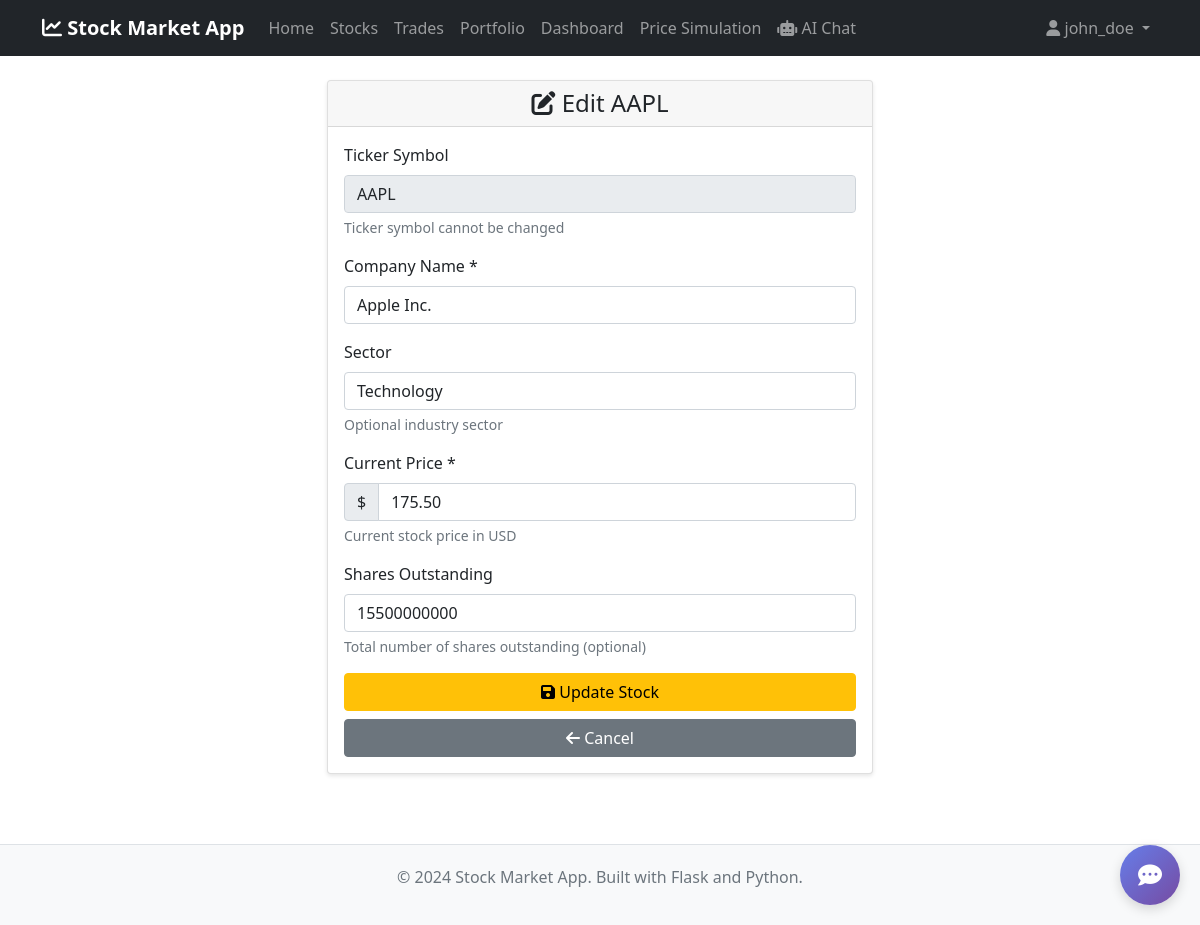
Page /stocks/AAPL/edit (signed in) on the committed database.
### app/models.py (models this page shows, shortened)
class User(UserMixin, db.Model):
    id = db.Column(db.Integer, primary_key=True)
    username = db.Column(db.String(64), index=True, unique=True, nullable=False)
    email = db.Column(db.String(120), index=True, unique=True, nullable=False)
    password_hash = db.Column(db.String(128))
    created_at = db.Column(db.DateTime, default=datetime.utcnow)
    trades = db.relationship('Trade', backref='user', lazy='dynamic')

class Stock(db.Model):
    id = db.Column(db.Integer, primary_key=True)
    ticker = db.Column(db.String(10), index=True, unique=True, nullable=False)
    name = db.Column(db.String(200), nullable=False)
    sector = db.Column(db.String(100))
    price = db.Column(db.Numeric(10, 2), nullable=False)
    shares_outstanding = db.Column(db.BigInteger)
    created_at = db.Column(db.DateTime, default=datetime.utcnow)
    trades = db.relationship('Trade', backref='stock', lazy='dynamic')

### app/stocks/routes.py (the view, shortened to what this page needs)
@bp.route('/<ticker>/edit', methods=['GET', 'POST'])
@login_required
def edit(ticker):
    stock = Stock.query.filter_by(ticker=ticker).first_or_404()
    return render_template('stocks/edit.html', stock=stock)

### app/models.py (called while the page is built)
@login_manager.user_loader
def load_user(user_id):
    return User.query.get(int(user_id))

### app/templates/stocks/edit.html (shortened to what this page needs)
{% extends "base.html" %}
{% block content %}
<div class="row justify-content-center">
    <div class="col-md-8 col-lg-6">
        <div class="card">
            <div class="card-header text-center">
                <h4 class="mb-0">
                    <i class="fas fa-edit"></i> Edit {{ stock.ticker }}
                </h4>
            </div>
            <div class="card-body">
                <form method="POST">
                    <div class="mb-3">
                        <label for="ticker" class="form-label">Ticker Symbol</label>
                        <input type="text" class="form-control" id="ticker" name="ticker"
                               value="{{ stock.ticker }}" readonly>
                        <div class="form-text">Ticker symbol cannot be changed</div>
                    </div>
                    <div class="mb-3">
                        <label for="name" class="form-label">Company Name *</label>
                        <input type="text" class="form-control" id="name" name="name"
                               value="{{ stock.name }}" required>
                    </div>
                    <div class="mb-3">
                        <label for="sector" class="form-label">Sector</label>
                        <input type="text" class="form-control" id="sector" name="sector"
                               value="{{ stock.sector or '' }}">
                        <div class="form-text">Optional industry sector</div>
                    </div>
                    <div class="mb-3">
                        <label for="price" class="form-label">Current Price *</label>
                        <div class="input-group">
                            <span class="input-group-text">$</span>
                            <input type="number" class="form-control" id="price" name="price"
                                   step="0.01" min="0.01" value="{{ stock.price }}" required>
                        </div>
                        <div class="form-text">Current stock price in USD</div>
                    </div>
                    <div class="mb-3">
                        <label for="shares_outstanding" class="form-label">Shares Outstanding</label>
                        <input type="number" class="form-control" id="shares_outstanding" name="shares_outstanding"
                               min="1" value="{{ stock.shares_outstanding or '' }}">
                        <div class="form-text">Total number of shares outstanding (optional)</div>
                    </div>
                    <div class="d-grid gap-2">
                        <button type="submit" class="btn btn-warning">
                            <i class="fas fa-save"></i> Update Stock
                        </button>
                        <a href="{{ url_for('stocks.detail', ticker=stock.ticker) }}" class="btn btn-secondary">
                            <i class="fas fa-arrow-left"></i> Cancel
                        </a>
                    </div>
                </form>
            </div>
        </div>
    </div>
</div>
{% endblock %}

### app/templates/base.html (shortened to what this page needs)
<!DOCTYPE html>
<html lang="en">
<head>
    <link href="https://cdn.jsdelivr.net/npm/bootstrap@5.1.3/dist/css/bootstrap.min.css" rel="stylesheet">
    <link href="https://cdnjs.cloudflare.com/ajax/libs/font-awesome/6.0.0/css/all.min.css" rel="stylesheet">
</head>
<body>
    <nav class="navbar navbar-expand-lg navbar-dark bg-dark">
        <div class="container">
            <a class="navbar-brand" href="{{ url_for('main.index') }}">
                <i class="fas fa-chart-line"></i> Stock Market App
            </a>
            <div class="collapse navbar-collapse" id="navbarNav">
                <ul class="navbar-nav me-auto">
                    <li class="nav-item">
                        <a class="nav-link" href="{{ url_for('main.index') }}">Home</a>
                    </li>
                    <li class="nav-item">
                        <a class="nav-link" href="{{ url_for('stocks.index') }}">Stocks</a>
                    </li>
                    {% if current_user.is_authenticated %}
                    <li class="nav-item">
                        <a class="nav-link" href="{{ url_for('trades.index') }}">Trades</a>
                    </li>
                    <li class="nav-item">
                        <a class="nav-link" href="{{ url_for('portfolio.index') }}">Portfolio</a>
                    </li>
                    <li class="nav-item">
                        <a class="nav-link" href="{{ url_for('main.dashboard') }}">Dashboard</a>
                    </li>
                    <li class="nav-item">
                        <a class="nav-link" href="{{ url_for('admin.simulate') }}">Price Simulation</a>
                    </li>
                    {% endif %}
                    <li class="nav-item">
                        <a class="nav-link" href="{{ url_for('chat.chat_page') }}">
                            <i class="fas fa-robot"></i> AI Chat
                        </a>
                    </li>
                </ul>
                <ul class="navbar-nav">
                    {% if current_user.is_authenticated %}
                    <li class="nav-item dropdown">
                        <a class="nav-link dropdown-toggle" href="#" id="navbarDropdown" role="button" data-bs-toggle="dropdown">
                            <i class="fas fa-user"></i> {{ current_user.username }}
                        </a>
                    </li>
                    {% endif %}
                </ul>
            </div>
        </div>
    </nav>
    <main class="container mt-4">
        {% block content %}{% endblock %}
    </main>
    <footer class="footer">
        <div class="container text-center">
            <p class="text-muted">&copy; 2024 Stock Market App. Built with Flask and Python.</p>
        </div>
    </footer>
    {% include 'chat/widget.html' %}
</body>
</html>

### app/templates/base.html (style rules this page uses)
.navbar-brand { font-weight: bold; }
.card { box-shadow: 0 2px 4px rgba(0,0,0,0.1); margin-bottom: 20px; }
.footer { margin-top: 50px; padding: 20px 0; background-color: #f8f9fa; border-top: 1px solid #dee2e6; }

### rows in the picture
User: username "john_doe"
Stock: ticker "AAPL", name "Apple Inc.", sector "Technology", price "175.50", shares_outstanding "15500000000"
